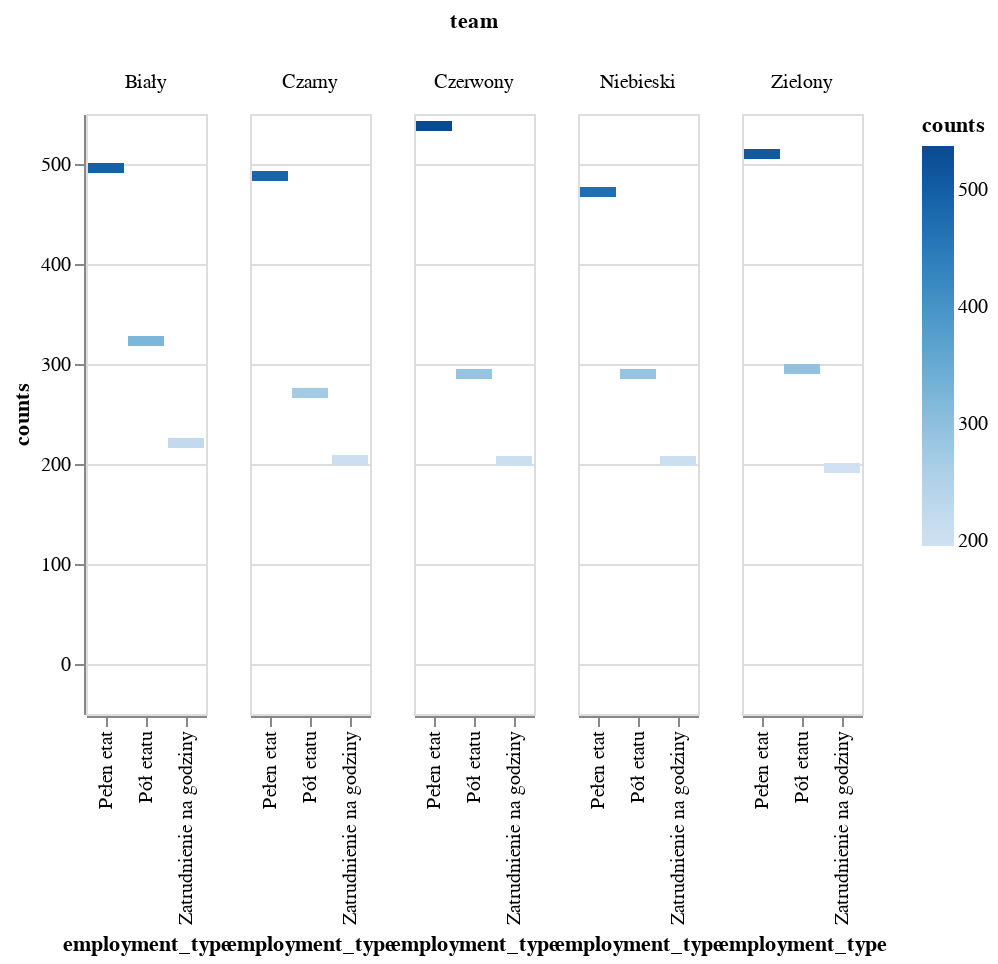

Notebook source saved alongside this figure:
### Code cell
df = pd.DataFrame(csv, columns=['id', 'team', 'employment_type'])
df = df.groupby(['team', 'employment_type']).count()
df = df.rename(columns={'id': 'counts'})
df["counts"] = df["counts"].astype('int32')
df = df.reset_index(level=0)
df = df.reset_index(level=0)
alt.Chart(df).mark_bar(orient='horizontal').encode(
    column="team",
    x=alt.X('employment_type', sort="-y"), y='counts', color='counts'
)

### Figure 1 — Vega-Lite specification as saved in the notebook (floating-point values rounded to 4 significant figures)
{"config": {"view": {"continuousWidth": 400, "continuousHeight": 300}}, "data": {"name": "data-8074cd8450deb86fd40b0a2c604d60f0"}, "mark": {"type": "bar", "orient": "horizontal"}, "encoding": {"color": {"field": "counts", "type": "quantitative"}, "column": {"field": "team", "type": "nominal"}, "x": {"field": "employment_type", "sort": "-y", "type": "nominal"}, "y": {"field": "counts", "type": "quantitative"}}, "$schema": "https://vega.github.io/schema/vega-lite/v4.17.0.json", "datasets": {"data-8074cd8450deb86fd40b0a2c604d60f0": [{"employment_type": "Pełen etat", "team": "Biały", "counts": 496}, {"employment_type": "Pół etatu", "team": "Biały", "counts": 323}, {"employment_type": "Zatrudnienie na godziny", "team": "Biały", "counts": 221}, {"employment_type": "Pełen etat", "team": "Czarny", "counts": 488}, {"employment_type": "Pół etatu", "team": "Czarny", "counts": 271}, {"employment_type": "Zatrudnienie na godziny", "team": "Czarny", "counts": 204}, {"employment_type": "Pełen etat", "team": "Czerwony", "counts": 538}, {"employment_type": "Pół etatu", "team": "Czerwony", "counts": 290}, {"employment_type": "Zatrudnienie na godziny", "team": "Czerwony", "counts": 203}, {"employment_type": "Pełen etat", "team": "Niebieski", "counts": 472}, {"employment_type": "Pół etatu", "team": "Niebieski", "counts": 290}, {"employment_type": "Zatrudnienie na godziny", "team": "Niebieski", "counts": 203}, {"employment_type": "Pełen etat", "team": "Zielony", "counts": 510}, {"employment_type": "Pół etatu", "team": "Zielony", "counts": 295}, {"employment_type": "Zatrudnienie na godziny", "team": "Zielony", "counts": 196}]}}
